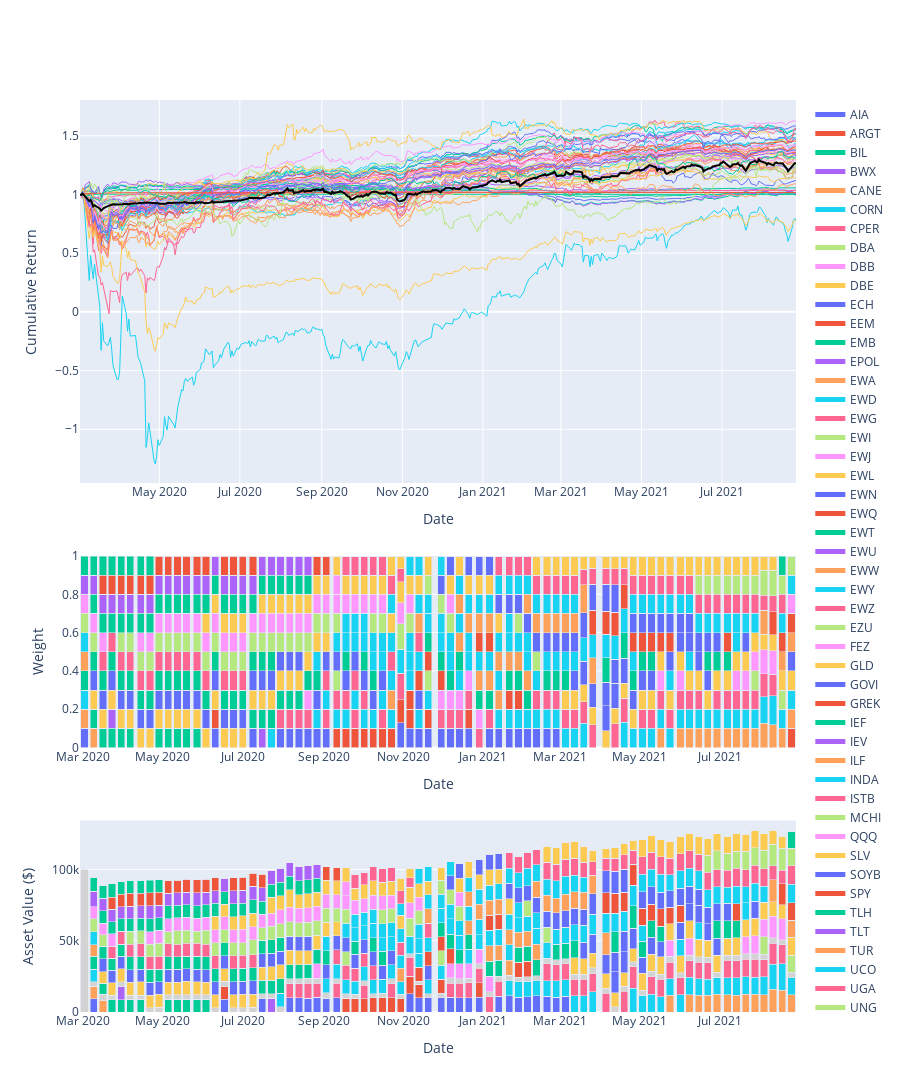

Notebook code for this chart:
### Code cell
strategy_images_path = os.path.join(test_images_path, analyze_strategy)
os.makedirs(strategy_images_path, exist_ok=True)

strategy_returns = test_results.strategies[analyze_strategy].get_datasets_returns(dataset_names=[dataset_name])
strategy_cum_returns = (1 + strategy_returns).cumprod()

datasets_info = test_results.datasets
dataset_data = test_results.get_datasets_data(datasets_filter_list=[dataset_name],column="adjusted")
portfolio_data = test_results.strategies[analyze_strategy].datasets[dataset_name].get_asset_values('portfolio')
portfolio_value_history = portfolio_data['portfolio_value']
dataset_adjusted = pd.DataFrame(dataset_data.get(dataset_name)).pct_change().cumsum() + 1
start_date = datasets_info[dataset_name]['start_date']
end_date = datasets_info[dataset_name]['end_date']

datasets_weights = test_results.strategies[analyze_strategy].get_datasets_weights()
wdf = datasets_weights.get(dataset_name)
asset_value_history = pd.DataFrame(test_results.strategies[analyze_strategy].datasets[dataset_name].get_asset_values('values'))
asset_value_history['Cash'] = portfolio_data['cash']

# Create subplots
fig = make_subplots(
    rows=3, cols=1,
    specs=[[{"type": "scatter"}], [{"type": "bar"}], [{"type": "bar"}]],
    vertical_spacing=0.08,
    row_heights=[0.5, 0.25, 0.25]
)

colors = px.colors.qualitative.Plotly

# Subplot 1: Cumulative Returns
x_dates = dataset_adjusted.index
sorted_cols = sorted(dataset_adjusted.columns)
ncols_total = len(sorted_cols)
color_cycle_main = list(np.tile(colors, int(np.ceil(ncols_total / len(colors)))))[:ncols_total]

for i, col in enumerate(sorted_cols):
    fig.add_trace(go.Scatter(
        x=x_dates,
        y=dataset_adjusted[col],
        mode='lines',
        name=col,
        line=dict(width=1, color=color_cycle_main[i]),
        hovertemplate=f"{col}<br>Date: %{{x}}<br>Cumulative Return: %{{y:.4f}}<extra></extra>",
        legendgroup=col,
        showlegend=True
    ), row=1, col=1)

#fig.add_trace(go.Scatter(
#    x=portfolio_value_history.index,
#    y=portfolio_value_history.values / portfolio_value_history.values[0],
#    mode='lines',
#    name='Portfolio Value',
#    line=dict(color='red', width=2),
#    hovertemplate="Portfolio Value<br>Date: %{x}<br>Normalized Value: %{y:.4f}<extra></extra>",
#    legendgroup='Portfolio Value',
#    showlegend=True
#), row=1, col=1)
fig.add_trace(go.Scatter(
    x=x_dates,
    y=strategy_cum_returns[dataset_name],
    mode='lines',
    name='Total',
    line=dict(color='black', width=2),
    hovertemplate="Total<br>Date: %{x}<br>Cumulative Return: %{y:.4f}<extra></extra>"
))
# Subplot 2: Weights
if wdf is not None and not wdf.empty:
    sorted_weight_cols = sorted(wdf.columns)
    
    for col_name in sorted_weight_cols:
        # Find matching color from sorted_cols
        if col_name in sorted_cols:
            col_idx = sorted_cols.index(col_name)
            bar_color = color_cycle_main[col_idx]
        else:
            bar_color = 'gray'
        
        fig.add_trace(go.Bar(
            x=wdf.index,
            y=wdf[col_name],
            name=col_name,
            marker_color=bar_color,
            hovertemplate=f"{col_name}<br>Date: %{{x}}<br>Weight: %{{y:.6f}}<extra></extra>",
            legendgroup=col_name,
            showlegend=False
        ), row=2, col=1)

# Subplot 3: Asset Values
sorted_asset_cols = sorted(asset_value_history.columns)

for col_name in sorted_asset_cols:
    # Find matching color from sorted_cols or use special color for Cash
    if col_name == 'Cash':
        bar_color = 'lightgray'
        legend_group = 'Cash'
    elif col_name in sorted_cols:
        col_idx = sorted_cols.index(col_name)
        bar_color = color_cycle_main[col_idx]
        legend_group = col_name
    else:
        bar_color = 'gray'
        legend_group = col_name
    
    fig.add_trace(go.Bar(
        x=asset_value_history.index,
        y=asset_value_history[col_name],
        name=col_name,
        marker_color=bar_color,
        hovertemplate=f"{col_name}<br>Date: %{{x}}<br>Value: %{{y:.2f}}<extra></extra>",
        legendgroup=legend_group,
        showlegend=False
    ), row=3, col=1)

fig.update_xaxes(title_text='Date', row=1, col=1)
fig.update_xaxes(title_text='Date', row=2, col=1)
fig.update_xaxes(title_text='Date', row=3, col=1)
fig.update_yaxes(title_text='Cumulative Return', row=1, col=1)
fig.update_yaxes(title_text='Weight', range=[0, 1], row=2, col=1)
fig.update_yaxes(title_text='Asset Value ($)', row=3, col=1)

fig.update_layout(
    barmode='stack',
    height=1300,
    showlegend=True,
    legend=dict(
        orientation="v", 
        yanchor="top", 
        y=1, 
        xanchor="left", 
        x=1.02,
        itemsizing='constant',
        tracegroupgap=0
    )
)

pyoff.iplot(fig)
